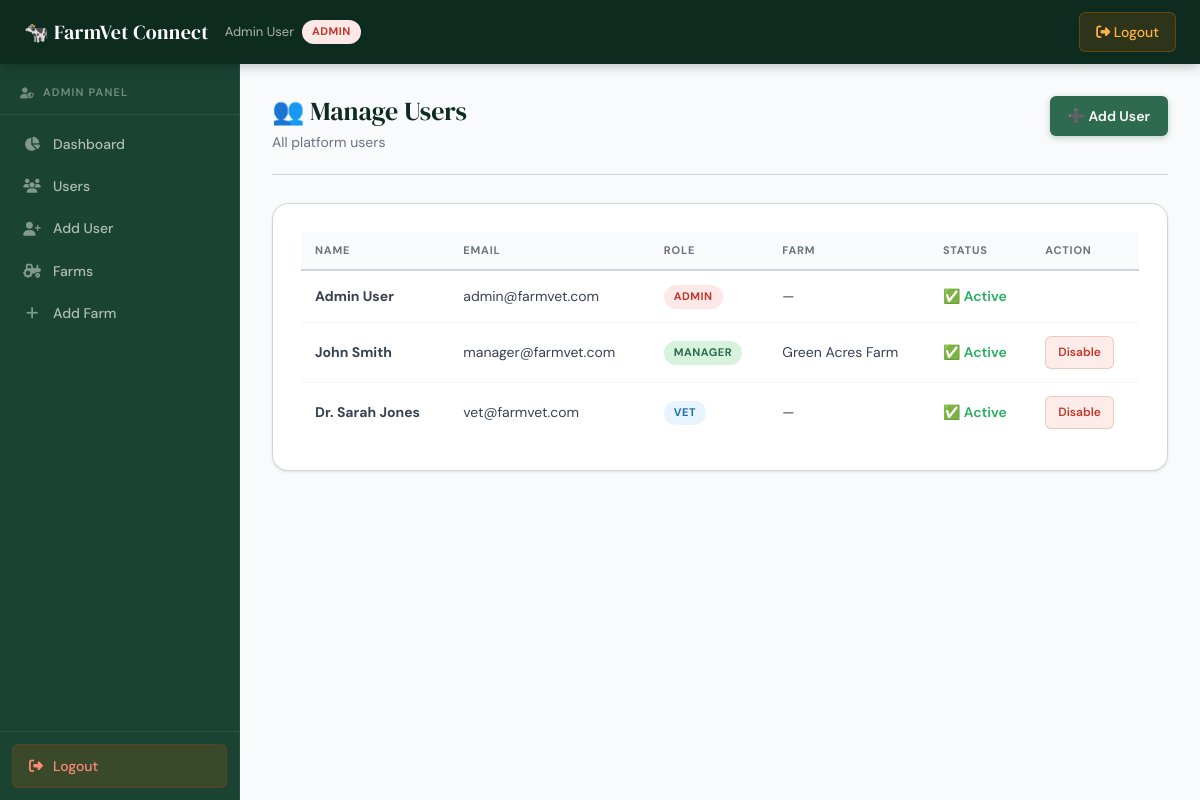
Page /admin/users (signed in) on the committed database.
### tables this page shows
CREATE TABLE users (
            id            INTEGER PRIMARY KEY AUTOINCREMENT,
            name          TEXT NOT NULL,
            email         TEXT NOT NULL UNIQUE,
            password_hash TEXT NOT NULL,
            role          TEXT NOT NULL CHECK(role IN ('admin','vet','manager')),
            farm_id       INTEGER REFERENCES farms(id),
            is_enabled    INTEGER DEFAULT 1,
            created_at    DATETIME DEFAULT CURRENT_TIMESTAMP
        );

CREATE TABLE farms (
            id          INTEGER PRIMARY KEY AUTOINCREMENT,
            name        TEXT NOT NULL,
            owner_name  TEXT,
            location    TEXT,
            region      TEXT,
            latitude    REAL,
            longitude   REAL,
            phone       TEXT,
            email       TEXT,
            is_enabled  INTEGER DEFAULT 1,
            created_at  DATETIME DEFAULT CURRENT_TIMESTAMP
        );

### routes/admin.py (the view)
@admin_bp.route('/users')
@login_required
@admin_required
def users():
    db = get_db()
    all_users = db.execute("""
        SELECT u.*, f.name as farm_name
        FROM users u
        LEFT JOIN farms f ON u.farm_id = f.id
        ORDER BY u.role, u.name
    """).fetchall()
    db.close()
    return render_template('admin/users.html', users=all_users)

### app.py (called while the page is built)
def create_app():
    app = Flask(__name__)
    app.config.from_object(Config)
    init_db()
    login_manager = LoginManager()
    login_manager.init_app(app)
    login_manager.login_view = 'auth.login_admin'
    login_manager.login_message = 'Please log in to access this page.'
    @login_manager.user_loader
    def load_user(user_id):
        return get_user_by_id(int(user_id))
    app.register_blueprint(auth_bp)
    app.register_blueprint(admin_bp, url_prefix='/admin')
    app.register_blueprint(manager_bp, url_prefix='/manager')
    app.register_blueprint(vet_bp, url_prefix='/vet')
    return app

### database.py (called while the page is built)
def get_db():
    db_path = current_app.config['DATABASE']
    conn = sqlite3.connect(db_path)
    conn.row_factory = sqlite3.Row   # lets us access columns by name
    conn.execute("PRAGMA foreign_keys = ON")
    return conn

def get_user_by_id(user_id):
    with sqlite3.connect(current_app.config['DATABASE']) as conn:
        conn.row_factory = sqlite3.Row
        row = conn.execute(
            "SELECT id, name, email, role, farm_id FROM users WHERE id = ?",
            (user_id,)
        ).fetchone()
        if row:
            return User(row['id'], row['name'], row['email'],
                        row['role'], row['farm_id'])
    return None

### routes/admin.py (called while the page is built)
def admin_required(f):
    from functools import wraps
    @wraps(f)
    def decorated(*args, **kwargs):
        if not current_user.is_authenticated or current_user.role != 'admin':
            return redirect(url_for('auth.login_admin'))
        return f(*args, **kwargs)
    return decorated

### templates/admin/users.html (shortened to what this page needs)
{% extends 'base.html' %}
{% block content %}
<div class="page-header">
    <div>
        <h1>👥 Manage Users</h1>
        <p class="text-muted">All platform users</p>
    </div>
    <a href="{{ url_for('admin.user_add') }}" class="btn btn-primary">➕ Add User</a>
</div>
<div class="card">
    <table class="data-table">
        <thead>
            <tr><th>Name</th><th>Email</th><th>Role</th><th>Farm</th><th>Status</th><th>Action</th></tr>
        </thead>
        <tbody>
            {% for u in users %}
            <tr>
                <td><strong>{{ u.name }}</strong></td>
                <td>{{ u.email }}</td>
                <td><span class="badge badge-{{ u.role }}">{{ u.role | capitalize }}</span></td>
                <td>{{ u.farm_name or '—' }}</td>
                <td>
                    {% if u.is_enabled %}
                        <span style="color:#27ae60;font-weight:600;">✅ Active</span>
                    {% else %}
                        <span style="color:#e74c3c;font-weight:600;">❌ Disabled</span>
                    {% endif %}
                </td>
                <td>
                    {% if u.role != 'admin' %}
                    <a href="{{ url_for('admin.user_toggle', user_id=u.id) }}"
                       class="btn btn-sm {% if u.is_enabled %}btn-danger{% else %}btn-success{% endif %}">
                        {% if u.is_enabled %}Disable{% else %}Enable{% endif %}
                    </a>
                    {% endif %}
                </td>
            </tr>
            {% endfor %}
        </tbody>
    </table>
</div>
{% endblock %}

### templates/base.html (shortened to what this page needs)
<!DOCTYPE html>
<html lang="en">
<head>
    <link rel="stylesheet" href="https://cdnjs.cloudflare.com/ajax/libs/font-awesome/6.4.0/css/all.min.css">
    <link rel="stylesheet" href="{{ url_for('static', filename='css/style.css') }}">
</head>
<body {% if current_user.is_authenticated %}class="has-sidebar"{% endif %}>
    {% if current_user.is_authenticated %}
    <header class="main-header">
        <div class="header-container">
            <div class="logo-section">
                <h1 class="logo">🐄 FarmVet Connect</h1>
                <span class="user-info">
                    {{ current_user.name }}
                    <span class="badge badge-{{ current_user.role }}">
                        {{ current_user.role | capitalize }}
                    </span>
                </span>
            </div>
            <nav class="main-nav">
                <a href="{{ url_for('auth.logout') }}" class="nav-link logout-link">
                    <i class="fas fa-sign-out-alt"></i> Logout
                </a>
            </nav>
        </div>
    </header>
    <aside class="sidebar">
        <div class="sidebar-header">
            {% if current_user.role == 'admin' %}
                <h2><i class="fas fa-user-shield"></i> Admin Panel</h2>
            {% elif current_user.role == 'manager' %}
                <h2><i class="fas fa-tractor"></i> Farm Manager</h2>
            {% else %}
                <h2><i class="fas fa-stethoscope"></i> Veterinarian</h2>
            {% endif %}
        </div>
        <nav class="sidebar-nav">
            <ul>
                {% if current_user.role == 'admin' %}
                    <li><a href="{{ url_for('admin.dashboard') }}">
                        <i class="fas fa-chart-pie"></i><span>Dashboard</span></a></li>
                    <li><a href="{{ url_for('admin.users') }}">
                        <i class="fas fa-users"></i><span>Users</span></a></li>
                    <li><a href="{{ url_for('admin.user_add') }}">
                        <i class="fas fa-user-plus"></i><span>Add User</span></a></li>
                    <li><a href="{{ url_for('admin.farms') }}">
                        <i class="fas fa-tractor"></i><span>Farms</span></a></li>
                    <li><a href="{{ url_for('admin.farm_add') }}">
                        <i class="fas fa-plus"></i><span>Add Farm</span></a></li>
                {% elif current_user.role == 'manager' %}
                    <li><a href="{{ url_for('manager.home') }}">
                        <i class="fas fa-paw"></i><span>My Animals</span></a></li>
                    <li><a href="{{ url_for('manager.animal_add') }}">
                        <i class="fas fa-plus"></i><span>Add Animal</span></a></li>
                {% endif %}
            </ul>
        </nav>
        <div class="sidebar-footer">
            <a href="{{ url_for('auth.logout') }}" class="logout-link">
                <i class="fas fa-sign-out-alt"></i> Logout
            </a>
        </div>
    </aside>
    {% endif %}
    <main>
        <div class="container">
            {% block content %}{% endblock %}
        </div>
    </main>
</body>
</html>

### rows in the picture
users: name "Admin User", role "ADMIN", email "admin@farmvet.com", farm_name "—", is_enabled "✅ Active"
users: name "John Smith", email "manager@farmvet.com", role "MANAGER", name "Green Acres Farm", is_enabled "✅ Active"
users: name "Dr. Sarah Jones", email "vet@farmvet.com", role "VET", farm_name "—", is_enabled "✅ Active"
